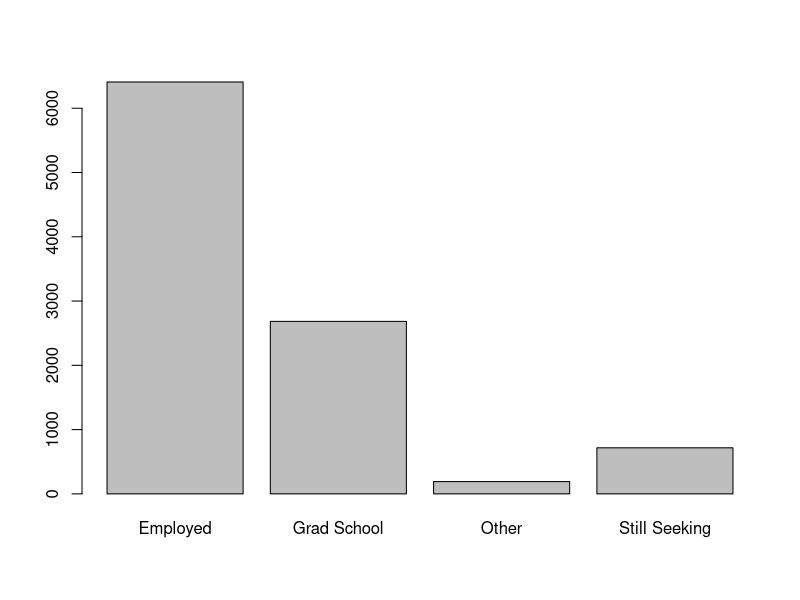

Write R code to recreate this figure.
## ---- chunk 1
knitr::opts_chunk$set(echo = TRUE,message=FALSE,warning=FALSE)
## ---- chunk 2

set.seed(100) #specify number generator for 'random' numbers for reproducibility
n_students <- 1000 #number of grads
terms <- sort(rep(c(paste0(2014:2018,"10"),paste0(2013:2017,"40")),n_students))
n_terms <- length(unique(terms)) #number of terms generate
air_df <- data.frame(
  student_id = 1:(n_students*n_terms),
  term_code = terms,
  school = sample(c("BA","AS","EG"),size=n_students*n_terms,replace=TRUE),
  ATYP = rep(sample(c("F","T"),size=n_students,replace=TRUE),n_terms),
  sex = rep(sample(c("M","F"),prob=c(.55,.45),size=n_students,replace=TRUE),n_terms),
  residency = rep(sample(c("I","O"),size=n_students,replace=TRUE),n_terms),
  career_use = round(runif(n_students*n_terms,0,10)),
  post_grad_outcome = sample(c("Employed","Grad School","Still Seeking","Other"),prob=c(.64,.27,.07,.02),size=n_students*n_terms,replace=TRUE),
  
  # these vars are placeholders
  gpa = 0,
  salary = 0,
  stringsAsFactors = FALSE
)
air_df$gpa <- ifelse(air_df$ATYP=="F",
                     #intercept + slope*value + error/noise
                     #different slopes for a nice interaction effect
                     2.5 + .15*air_df$career_use + rnorm(n_students*n_terms,0,1),
                     3.7 + .01*air_df$career_use + rnorm(n_students*n_terms,0,1))
air_df$gpa = ifelse(air_df$gpa>4,runif(n_students*n_terms,3.2,4),air_df$gpa) # keep gpa under 4
air_df$gpa = ifelse(air_df$gpa<0,runif(n_students*n_terms,0,1),air_df$gpa) # keep gpa above 0

air_df$career_use <- ifelse(air_df$post_grad_outcome=="Employed",
                            #intercept + slope*value + error/noise
                            #different slopes for a nice interaction effect
                            sample(0:10
                                   ,prob=c(3:13)
                                   ,replace=TRUE
                                   ,size=length(
                                     air_df$career_use[air_df$post_grad_outcome=="Employed"])),
                            air_df$career_use)

air_df$salary <- ifelse(air_df$school=="EG",
                        #intercept + slope*value + error/noise
                        #different slopes for a nice interaction effect
                        64000 + 750*air_df$career_use + rnorm(n_students*n_terms,0,1000),
                        ifelse(air_df$school=="AS",
                               48000 + 10*air_df$career_use + rnorm(n_students*n_terms,0,4000),
                               51000 + 400*air_df$career_use + rnorm(n_students*n_terms,0,2700)))
air_df$salary <- ifelse(air_df$post_grad_outcome=="Employed",air_df$salary,NA)

## ---- chunk 3
barplot(table(air_df$post_grad_outcome))
## ---- chunk 4
library(dplyr)

air_df <- air_df %>%
  rename(admit_type = ATYP) %>%
  mutate(
    school_recode = recode(school,
           "AS" = "Arts and Sciences",
           "BA" = "Business",
           "EG" = "Engineering and Computer Science"),
    year = substr(term_code,1,4),
    term_type = 
      ifelse(
        substr(term_code,5,6)=="10",
        "Winter",
        "Fall"),
    term_desc = 
      ifelse(
        substr(term_code,5,6)=="10",
        paste("Winter",substr(term_code,1,4),sep=" "),
        paste("Fall",substr(term_code,1,4),sep=" ")),
    career_use_bin = ifelse(career_use>0,"Engaged","Did Not Engage"), #use case_when instead?
    pg_outcome_bin = case_when(post_grad_outcome %in% 
                                 c("Employed","Grad School") ~ TRUE
                               ,post_grad_outcome %in% 
                                 c("Still Seeking","Other") ~ FALSE
                               )
    )

roi_df <- data.frame(
  income_source = c("Minimum Wage",
                    "High School Diploma",
                    "Some College",
                    "10 Years after Attending OI",
                    "Bachelors"),
  amount = c(8.15*40*52, # source: Department of Labor Statistics
             26762, # source: https://factfinder.census.gov/faces/tableservices/jsf/pages/productview.xhtml?src=CF
             31801, # source: Census.gov ^
             43100, # source: college scorecard
             49711) # source: Census.gov ^
,stringsAsFactors = FALSE)

